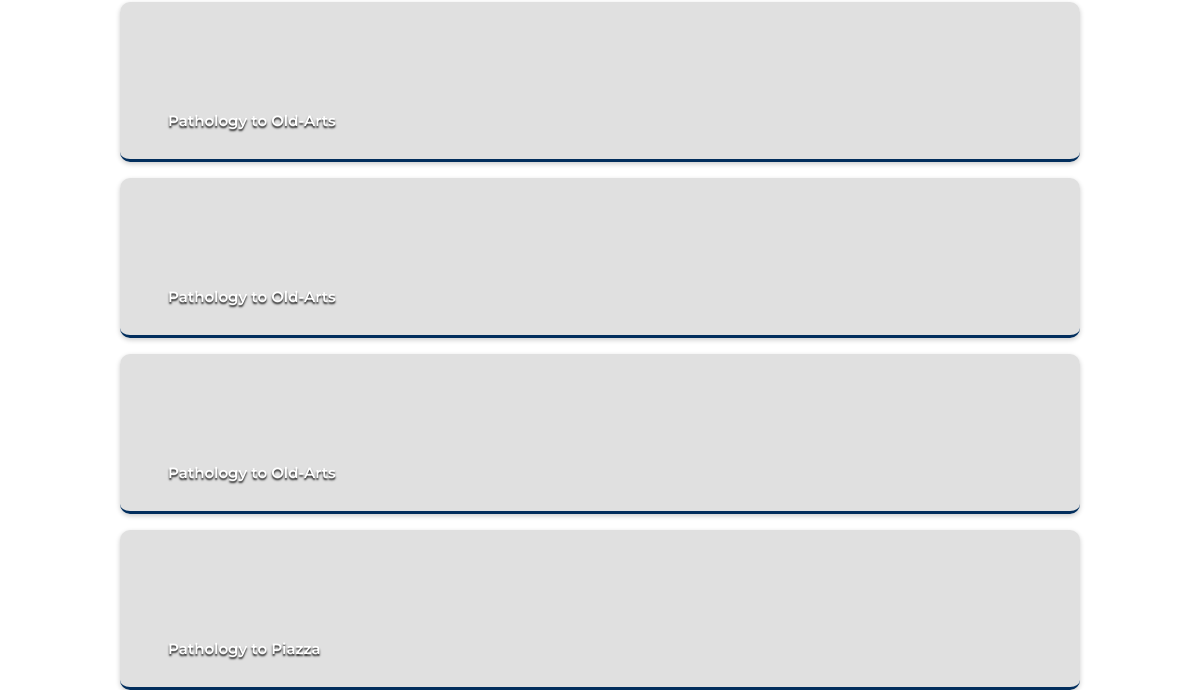
The page /driver/ (lower part) on the database as committed earlier.
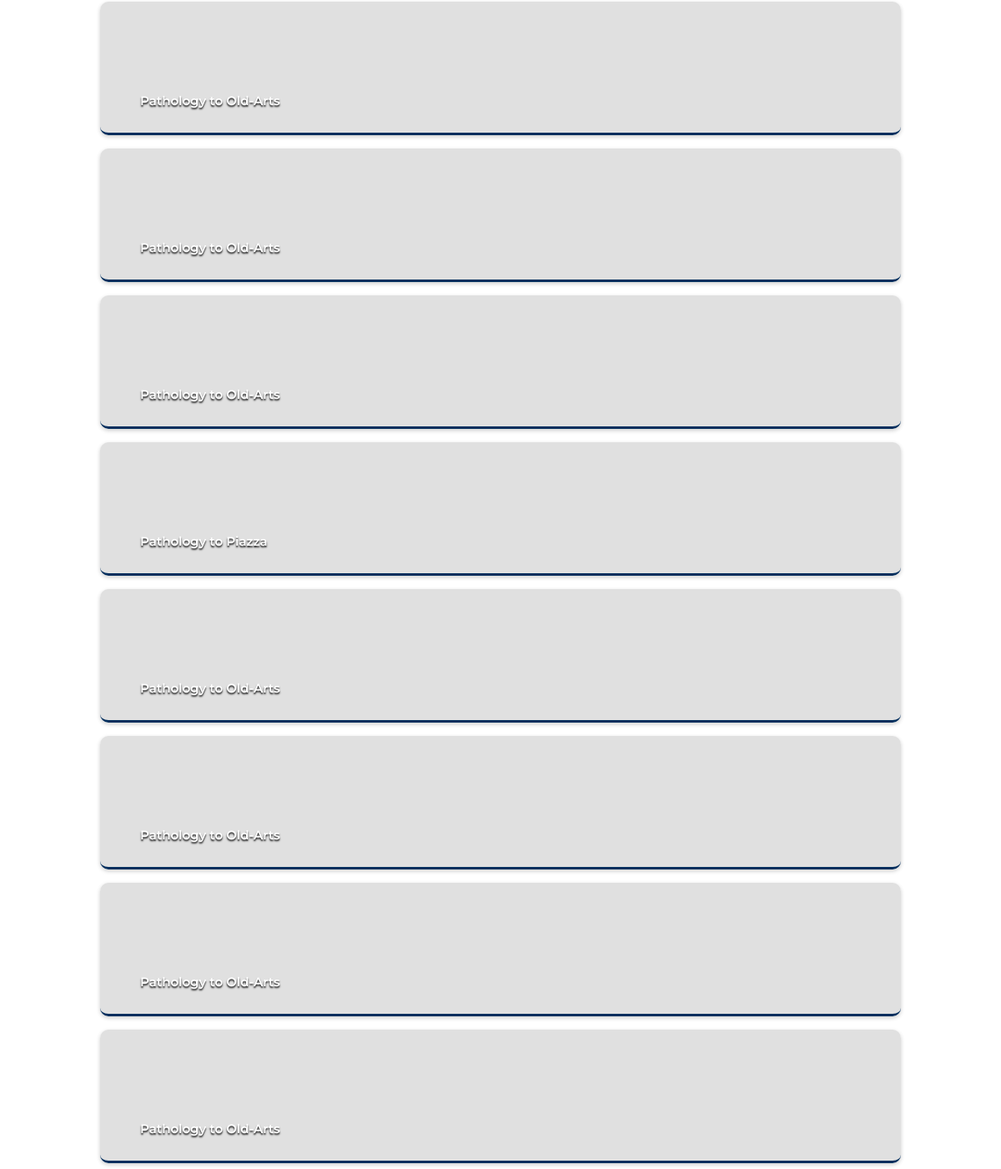
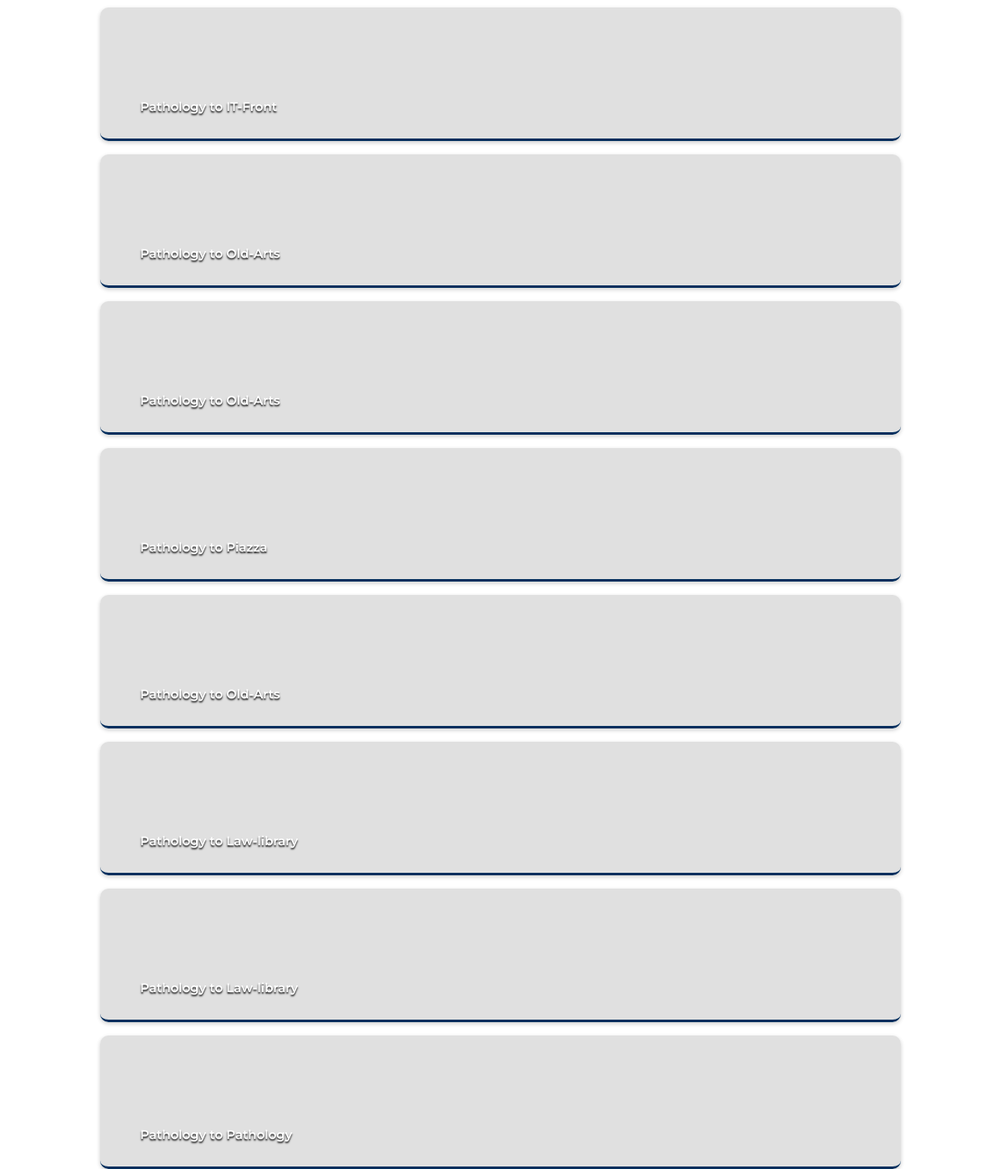
The same page on the database as committed later (2 pictures, top to bottom).
### nav/models.py (models this page shows, shortened)
class Trip(models.Model):
    booked = models.DateTimeField(null=False, blank=False)
    pickedUp = models.DateTimeField( null=True, blank=True)
    completed = models.DateTimeField( null=True, blank=True)
    pickUp = models.ForeignKey(Point, null=True, blank=True, on_delete=models.SET_NULL, related_name='pickup_point' )
    dropOff = models.ForeignKey(Point, null=True, blank=True, on_delete=models.SET_NULL, related_name='dropoff_point' )
    code = models.CharField(max_length=6)
    driver = models.ForeignKey(User, null=True, blank=True, on_delete=models.SET_NULL, related_name='driven_rides' )
    passenger = models.ForeignKey(User, on_delete=models.CASCADE, related_name='passenger_rides')
    PickupSec = models.FloatField(null=True, blank=True)
    TimeSec = models.FloatField(null=True, blank=True)
    speed = models.FloatField(null=True, blank=True)
    done = models.BooleanField(default=False)

class Point(models.Model):
    name = models.CharField(max_length=50)
    lat = models.FloatField()
    long = models.FloatField()
    full = models.CharField(max_length=21,validators=[MinLengthValidator(19)])
    def __str__(self):
        return self.name

### nav/views.py (the view)
# urls.py: path('driver/', views.driver, name='place'),
def driver(request):
    dueTrips = Trip.objects.filter(done=False)
    return render(request, 'nav/driver.html',{'trips':dueTrips})

### nav/templates/nav/driver.html (shortened to what this page needs)
{% load static %}
<!DOCTYPE html>
<html>
<head>
	<link rel="stylesheet" href="{% static 'nav/styles.css' %}"/>
	<link rel="stylesheet" href="{% static 'nav/driver.css' %}"/>
</head>
<body>
	<div id="orders-page">
		<div id="orders-container">
			{% for trip in trips %}
			<div id="{{trip.id}}" class="order">
				<p>{{trip.pickUp}} to {{trip.dropOff}}</p>
			</div>
			{% endfor %}
		</div>
	</div>
</body>
</html>

Rows that differ between the two databases and show on the page:
added Trip: pickUp "Pathology", dropOff "Old-Arts"
added Trip: pickUp "Pathology", dropOff "Old-Arts"
added Trip: pickUp "Pathology", dropOff "Old-Arts"
added Trip: pickUp "Pathology", dropOff "Old-Arts"
added Trip: pickUp "Pathology", dropOff "IT-Front"
added Trip: pickUp "Pathology", dropOff "Old-Arts"
added Trip: pickUp "Pathology", dropOff "Old-Arts"
added Trip: pickUp "Pathology", dropOff "Piazza"
added Trip: pickUp "Pathology", dropOff "Old-Arts"
added Trip: pickUp "Pathology", dropOff "Law-library"
added Trip: pickUp "Pathology", dropOff "Law-library"
added Trip: pickUp "Pathology", dropOff "Pathology"
